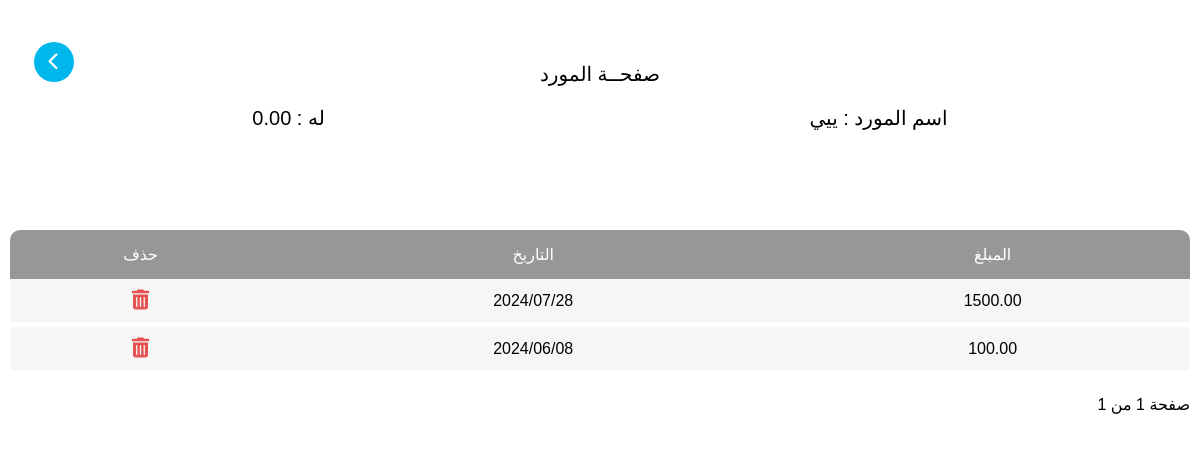
The app's page /supplierpage/1 with its own data.
### user/models.py (models this page shows)
class Supplier(models.Model):
    name = models.CharField(max_length=100,blank=True, null=True)
    phone = models.CharField(max_length=100, blank=True, null=True)
    for_him = models.DecimalField(max_digits=15, decimal_places=2, blank=True, null=True)

class SupplierPay(models.Model):
    supplier = models.ForeignKey(Supplier, on_delete=models.CASCADE, null=True, blank=True)
    paid = models.DecimalField(max_digits=10, decimal_places=2, blank=True, null=True)
    date = models.DateTimeField(blank=True, null=True)

### user/views.py (the view)
# urls.py: path('supplierpage/<int:id>',views.supplier_page, name='supplierpage' ),
def supplier_page(request, id):
    supplier = get_object_or_404(Supplier, id =id)
    payments = SupplierPay.objects.filter(supplier=supplier).order_by("-date")
    paginator = Paginator(payments, 30)
    page = request.GET.get('page')
    try:
        payment_list = paginator.page(page)
    except PageNotAnInteger:
        payment_list = paginator.page(1)
    except EmptyPage:
        payment_list = paginator.page(paginator.num_pages)
    context = {"payments" : payment_list , "supplier": supplier}
    return render(request,'supplierpage.html', context)

### templates/supplierpage.html (shortened to what this page needs)
{% load static %}
<!DOCTYPE html>
<html lang="en">
<head>
    <link rel="stylesheet" href=" {% static "css/style.css" %} ">
    <link rel="stylesheet" href=" {% static "css/all.min.css" %} ">
    <link rel="stylesheet" href=" {% static "css/fontawesome.min.css" %} ">
</head>
<body>
    <div class="backcon">
        <a href="{% url "suppliers" %}" class="backbtn"><i class="fa-solid fa-chevron-left"></i></a>
        <div class="leftcon" style="width: 100%;">
            <div class="status">
                <h2>صفحــة المورد </h2>
                <div style="width: 100%;display: flex;justify-content: space-around;align-items: center;padding: 20px 0;">
                    <h2>اسم المورد : <span>{{supplier.name}}</span></h2>
                    <h2>له : <span>{{supplier.for_him}}</span></h2>
                </div>
            </div>
            <div class="status">
                <div style="width: 100%; overflow: scroll;">
                    {% if payments %}
                    <table class="sellstable">
                        <thead>
                            <tr>
                                <th>المبلغ</th>
                                <th>التاريخ</th>
                                <th>حذف</th>
                            </tr>
                        </thead>
                        <tbody>
                            {% for payment in payments %}
                            <tr>
                                <td>{{payment.paid}}</td>
                                <td>{{payment.date|date:"20y/m/d"}}</td>
                                <td><button class="sellsdel" id="sellsdel" metadata='
                                    <form method="post" action="{% url "supplierpaydelete" payment.id %}" style="width: 100%;display: flex;align-items: center;justify-content: center;flex-direction: column;">
                                        {% csrf_token %}
                                        <div class="addsell" style="padding: 20px;flex-direction:column;">
                                            <h3 style="color:#3D4B64;">حذف سداد دين</h3>
                                            <br>
                                            <i class="fa-regular fa-trash-can" style="color: #ff3333;font-size: 100px;"></i>
                                            <br>
                                        </div>
                                        <button name="supplierPayDelete" class="sellbtn">حذف</button>
                                    </form>
                                    '><i class="fa-solid fa-trash-can"></i></button></td>
                                </tr>
                                {% endfor %}
                            </tbody>
                        </table>
                </div>
                    <div class="btnnav">
                        <div>
                            <p>صفحة {{ payments.number }} من {{ payments.paginator.num_pages }}</p>
                    </div>
                </div>
                {% else %}
                <h2 style="width: 100%;text-align: center;color: #303C54;margin-bottom: 20px;">لا يوجد مبيعات</h2>
                {% endif %}    </div>
        </div>
    </div>
</body>
</html>

### _project/static/css/style.css (style rules this page uses)
* { padding: 0; margin: 0; box-sizing: border-box; font-family: "Alexandria", sans-serif; font-weight: 500; direction: rtl; transition: 0.2s ease-in-out; }
:root { --main-color:#EBFCFF; --sec-color:#00B7EB; --white-color:#FFFFFF; --black-color:#000000; --gray-color:#979797; --sec-gray-color:#F6F6F6; --green-color:#ABF6A9; --yellow-color:#FFE68D; --td-color:#F6F6F6; }
body { display: flex; justify-content: center; align-items: center; flex-direction: column; overflow: hidden; width: 100%; height: 100vh; background-color: var(--white-color); }
.backcon { position: relative; width: 100%; height: 92vh; background:var(--white-color) ; display: flex; justify-content: start; align-items: start; flex-direction: row; overflow: hidden; opacity: 0; animation: showcoontent 0.3s ease-in-out 0.3s 1 forwards; }
.backbtn { position: absolute; top: 0; left: 2%; z-index: 5; text-decoration: none; margin: 10px; width: 40px; height: 40px; font-size: 18px; border-radius: 50%; color: var(--white-color); background: var(--sec-color); text-align: center; display: flex; justify-content: center; align-items: center; }
.leftcon { width: 95%; height: 100%; background-color: var(--white-color); overflow-y: auto; overflow-x: hidden; display: flex; justify-content: start; align-items: center; flex-direction: column; }
.leftcon .status { border-radius: 10px; background: #FFFFFF; padding: 10px; margin: 20px; position: relative; display: flex; justify-content: center; align-items: center; flex-direction: column; width: 100%; }
.leftcon .status h2 { font-size: 20px; color: var(--black-color); font-weight: 400; }
.leftcon .sellstable,#detailcontainer table { width: 100%; margin: 20px 0; border-bottom: 1px solid var(--gray-color); border-collapse: collapse; border-radius: 10px; overflow: hidden; }
.leftcon .sellstable thead,#detailcontainer table thead { background: var(--gray-color); color: var(--white-color); }
.leftcon .sellstable th,#detailcontainer table th { padding: 15px 5px; font-weight:500; }
.leftcon .sellstable td,#detailcontainer table td { text-align: center; padding: 10px 5px; }
.leftcon .sellstable tbody tr { background-color: var(--td-color);border-bottom: 5px solid var(--white-color); }
.leftcon .sellsdel { background: transparent; border: none; outline: none; font-size: 20px; color: #e55352; cursor: pointer; }
.leftcon .btnnav,.leftcon .btnnav div { display: flex; justify-content: center; align-items: center; flex-direction: row; }
.leftcon .btnnav { width: 100%; justify-content: space-between; }

### records on screen
Supplier: name "ييي", for_him "0.00"
SupplierPay: paid "1500.00", date "2024/07/28"
SupplierPay: paid "100.00", date "2024/06/08"

### other values on screen
{{ payments.paginator.num_pages }} "1"
